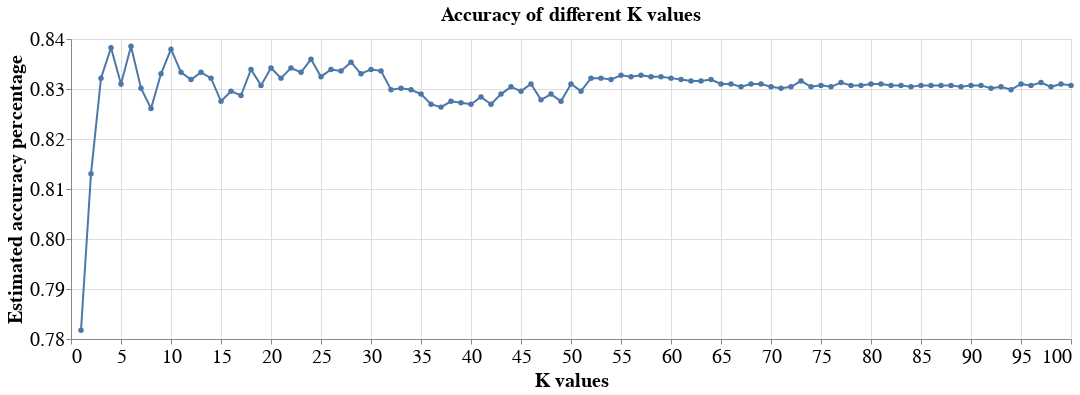

The notebook cell this image was saved under:
### Code cell
#visualize best k value
accuracies_grid = pd.DataFrame(grid_fit.cv_results_)

k_vals = (
    alt.Chart(accuracies_grid, title = "Accuracy of different K values")
    .mark_line(point = True)
    .encode(
        x = alt.X("param_kneighborsclassifier__n_neighbors", title = "K values", scale = alt.Scale(zero= False)), 
        y = alt.Y("mean_test_score", title = "Estimated accuracy percentage", scale = alt.Scale(zero= False))
    )
    .properties(width = 1000)
    .configure_axis(titleFontSize = 20, labelFontSize = 20)
    .configure_title(fontSize = 20)
)

k_vals
